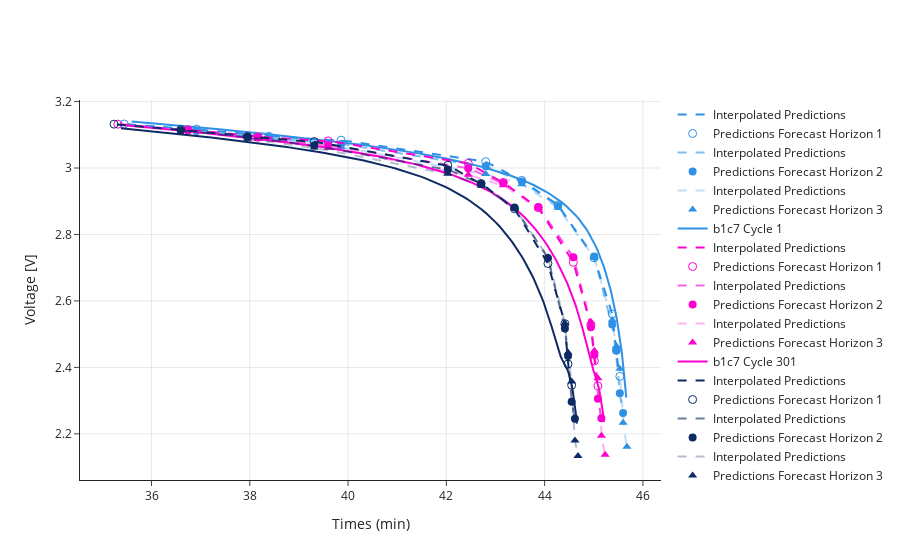

This figure's notebook cell:
### Code cell
skip = 300
test_cell_id_idx = 0
last_cycle = 1
current_cycle = 1
opacity_list = [1, 0.6, 0.3]
fig = go.Figure()
for i in range(0, len(datasets["X_test"]), batch_size * skip):
    df_true = pd.DataFrame(datasets["y_test"][i : i + batch_size][:, 0, 0])
    
    last_cycle = current_cycle
    current_cycle = int(datasets["X_test"][i : i + batch_size][0][0][-1]*MAX_CYCLE)

    if last_cycle> current_cycle:
        test_cell_id_idx += 1
        
    cell_id = test_cell_ids[test_cell_id_idx]
    original_df = datasets["original_test"]

    original_df= original_df[original_df.Cycle==current_cycle]
    original_df= original_df[original_df.Cell==cell_id]
    original_df = original_df[original_df.I < MAX_DISCHARGE_CURRENT]
    original_df = original_df[original_df.I > MIN_DISCHARGE_CURRENT]

    original_df['Qd'] = (original_df['Qd']-original_df['Qd'].min())/(original_df['Qd'].max()-original_df['Qd'].min())

    if len(original_df)< 2:
        continue
    q_new = original_df.Qd.values
    t_new = original_df['t'].values
    time_interpolator = interp1d(x = q_new,  y = t_new, fill_value="extrapolate")
    
    
    for j in range(nf_steps):
        df_pred = pd.DataFrame(models[5].predict(datasets["X_test"][i : i + batch_size], verbose=0)[:, j, 0])
    
        ref_capacities_wrt_nf = REFERENCE_CAPACITIES[window_length+j:-nf_steps+j-1]

        prediction_interpolator = interp1d(x = ref_capacities_wrt_nf, 
                                           y = df_pred[0].values*(VOLTAGE_MAX - VOLTAGE_MIN) + VOLTAGE_MIN,
                                           
                                          )
        
        q_j = q_new[q_new>= min(REFERENCE_CAPACITIES[window_length+j:-nf_steps+j-1])]
        q_j = q_j[q_j<= max(REFERENCE_CAPACITIES[window_length+j:-nf_steps+j-1])]
        t_interp = time_interpolator(REFERENCE_CAPACITIES[window_length:-nf_steps-1])
        if j==0:
            q_j0 = q_j
        V_pred = prediction_interpolator(q_j)
        fig.add_trace(
            go.Scatter(
                x=time_interpolator(q_j),
                y=V_pred,
                showlegend=True,
                mode="lines",
                line_dash="dash",
                name = "Interpolated Predictions",
                marker_color=pallete[i//skip],
                opacity=opacity_list[j]
            )
        )
        
        fig.add_trace(
            go.Scatter(
                x=time_interpolator(ref_capacities_wrt_nf),
                y=df_pred[0].values*(VOLTAGE_MAX - VOLTAGE_MIN) + VOLTAGE_MIN,
                showlegend=True,
                mode="markers",
                name = f"Predictions Forecast Horizon {j+1}",
                marker_color=pallete[i//skip],
                marker_symbol = symbol_list[j],
                marker_size=8,
#                 marker_opacity=opacity_list[j]
            )
        )


    odf = original_df[original_df.Qd > q_j0.min()]
    odf = odf[odf.Qd < q_j.max()]
    fig.add_trace(
        go.Scatter(
            x=odf['t'],
            y=odf['V'],
            showlegend=True,
            mode="lines",
            name = f"{cell_id} Cycle {current_cycle}",
            line_color=pallete[i//skip]
        )
    )


fig.update_yaxes(title="Voltage [V]", showgrid=True)
fig.update_xaxes(title="Times (min)", showgrid=True)
fig.update_layout(template="simple_white")

### Figure 1 — Plotly figure (JSON) as saved in the notebook; plotly's stock layout.template omitted (floating-point values rounded to 4 significant figures; data arrays with more than 128 entries replaced by an {"elided": "..."} marker saying what was removed)
{"data": [{"line": {"dash": "dash"}, "marker": {"color": "#2E91E5"}, "mode": "lines", "name": "Interpolated Predictions", "opacity": 1, "showlegend": true, "type": "scatter", "x": {"elided": "195 float values"}, "y": {"elided": "195 float values"}}, {"marker": {"color": "#2E91E5", "size": 8, "symbol": "circle-open"}, "mode": "markers", "name": "Predictions Forecast Horizon 1", "showlegend": true, "type": "scatter", "x": [35.44, 36.92, 38.39, 39.86, 42.8, 43.54, 44.27, 45.01, 45.38, 45.46, 45.53], "y": [3.133, 3.117, 3.095, 3.084, 3.019, 2.963, 2.889, 2.73, 2.561, 2.452, 2.373]}, {"line": {"dash": "dash"}, "marker": {"color": "#2E91E5"}, "mode": "lines", "name": "Interpolated Predictions", "opacity": 0.6, "showlegend": true, "type": "scatter", "x": {"elided": "178 float values"}, "y": {"elided": "178 float values"}}, {"marker": {"color": "#2E91E5", "size": 8, "symbol": "circle"}, "mode": "markers", "name": "Predictions Forecast Horizon 2", "showlegend": true, "type": "scatter", "x": [36.92, 38.39, 39.86, 42.8, 43.54, 44.27, 45.01, 45.38, 45.46, 45.53, 45.6], "y": [3.112, 3.092, 3.073, 3.005, 2.959, 2.886, 2.733, 2.529, 2.45, 2.322, 2.263]}, {"line": {"dash": "dash"}, "marker": {"color": "#2E91E5"}, "mode": "lines", "name": "Interpolated Predictions", "opacity": 0.3, "showlegend": true, "type": "scatter", "x": {"elided": "164 float values"}, "y": {"elided": "164 float values"}}, {"marker": {"color": "#2E91E5", "size": 8, "symbol": "triangle-up"}, "mode": "markers", "name": "Predictions Forecast Horizon 3", "showlegend": true, "type": "scatter", "x": [38.39, 39.86, 42.8, 43.54, 44.27, 45.01, 45.38, 45.46, 45.53, 45.6, 45.68], "y": [3.088, 3.063, 2.982, 2.951, 2.881, 2.731, 2.543, 2.464, 2.396, 2.233, 2.161]}, {"line": {"color": "#2E91E5"}, "mode": "lines", "name": "b1c7 Cycle 1", "showlegend": true, "type": "scatter", "x": {"elided": "213 float values"}, "y": {"elided": "213 float values"}}, {"line": {"dash": "dash"}, "marker": {"color": "#FB00D1"}, "mode": "lines", "name": "Interpolated Predictions", "opacity": 1, "showlegend": true, "type": "scatter", "x": {"elided": "211 float values"}, "y": {"elided": "211 float values"}}, {"marker": {"color": "#FB00D1", "size": 8, "symbol": "circle-open"}, "mode": "markers", "name": "Predictions Forecast Horizon 1", "showlegend": true, "type": "scatter", "x": [35.32, 36.74, 38.17, 39.59, 42.45, 43.16, 43.87, 44.58, 44.94, 45.01, 45.08], "y": [3.132, 3.116, 3.094, 3.082, 3.014, 2.957, 2.881, 2.716, 2.526, 2.42, 2.344]}, {"line": {"dash": "dash"}, "marker": {"color": "#FB00D1"}, "mode": "lines", "name": "Interpolated Predictions", "opacity": 0.6, "showlegend": true, "type": "scatter", "x": {"elided": "190 float values"}, "y": {"elided": "190 float values"}}, {"marker": {"color": "#FB00D1", "size": 8, "symbol": "circle"}, "mode": "markers", "name": "Predictions Forecast Horizon 2", "showlegend": true, "type": "scatter", "x": [36.74, 38.17, 39.59, 42.45, 43.16, 43.87, 44.58, 44.94, 45.01, 45.08, 45.15], "y": [3.113, 3.092, 3.068, 2.999, 2.955, 2.883, 2.731, 2.521, 2.438, 2.306, 2.247]}, {"line": {"dash": "dash"}, "marker": {"color": "#FB00D1"}, "mode": "lines", "name": "Interpolated Predictions", "opacity": 0.3, "showlegend": true, "type": "scatter", "x": {"elided": "175 float values"}, "y": {"elided": "175 float values"}}, {"marker": {"color": "#FB00D1", "size": 8, "symbol": "triangle-up"}, "mode": "markers", "name": "Predictions Forecast Horizon 3", "showlegend": true, "type": "scatter", "x": [38.17, 39.59, 42.45, 43.16, 43.87, 44.58, 44.94, 45.01, 45.08, 45.15, 45.23], "y": [3.088, 3.061, 2.98, 2.948, 2.879, 2.731, 2.537, 2.45, 2.367, 2.194, 2.137]}, {"line": {"color": "#FB00D1"}, "mode": "lines", "name": "b1c7 Cycle 301", "showlegend": true, "type": "scatter", "x": {"elided": "223 float values"}, "y": {"elided": "223 float values"}}, {"line": {"dash": "dash"}, "marker": {"color": "#0D2A63"}, "mode": "lines", "name": "Interpolated Predictions", "opacity": 1, "showlegend": true, "type": "scatter", "x": {"elided": "193 float values"}, "y": {"elided": "193 float values"}}, {"marker": {"color": "#0D2A63", "size": 8, "symbol": "circle-open"}, "mode": "markers", "name": "Predictions Forecast Horizon 1", "showlegend": true, "type": "scatter", "x": [35.24, 36.6, 37.95, 39.31, 42.03, 42.71, 43.39, 44.07, 44.41, 44.48, 44.55], "y": [3.132, 3.116, 3.094, 3.08, 3.008, 2.954, 2.877, 2.713, 2.531, 2.41, 2.346]}, {"line": {"dash": "dash"}, "marker": {"color": "#0D2A63"}, "mode": "lines", "name": "Interpolated Predictions", "opacity": 0.6, "showlegend": true, "type": "scatter", "x": {"elided": "180 float values"}, "y": {"elided": "180 float values"}}, {"marker": {"color": "#0D2A63", "size": 8, "symbol": "circle"}, "mode": "markers", "name": "Predictions Forecast Horizon 2", "showlegend": true, "type": "scatter", "x": [36.6, 37.95, 39.31, 42.03, 42.71, 43.39, 44.07, 44.41, 44.48, 44.55, 44.62], "y": [3.113, 3.094, 3.067, 2.995, 2.952, 2.881, 2.729, 2.517, 2.434, 2.296, 2.245]}, {"line": {"dash": "dash"}, "marker": {"color": "#0D2A63"}, "mode": "lines", "name": "Interpolated Predictions", "opacity": 0.3, "showlegend": true, "type": "scatter", "x": {"elided": "166 float values"}, "y": {"elided": "166 float values"}}, {"marker": {"color": "#0D2A63", "size": 8, "symbol": "triangle-up"}, "mode": "markers", "name": "Predictions Forecast Horizon 3", "showlegend": true, "type": "scatter", "x": [37.95, 39.31, 42.03, 42.71, 43.39, 44.07, 44.41, 44.48, 44.55, 44.62, 44.68], "y": [3.088, 3.062, 2.983, 2.947, 2.879, 2.732, 2.533, 2.445, 2.358, 2.18, 2.133]}, {"line": {"color": "#0D2A63"}, "mode": "lines", "name": "b1c7 Cycle 601", "showlegend": true, "type": "scatter", "x": {"elided": "204 float values"}, "y": {"elided": "204 float values"}}], "layout": {"xaxis": {"showgrid": true, "title": {"text": "Times (min)"}}, "yaxis": {"showgrid": true, "title": {"text": "Voltage [V]"}}}}
